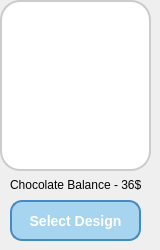
         <widget class="QWidget" name="widget_31" native="true">
          <widget class="QLabel" name="label_103">
           <property name="geometry">
            <rect>
             <x>0</x>
             <y>0</y>
             <width>151</width>
             <height>171</height>
            </rect>
           </property>
           <property name="styleSheet">
            <string notr="true">border-radius: 20px; /* Bo tròn góc */
border: 2px solid #ccc; /* Viền màu xám */
background-color: white; /* Nền trắng */
</string>
           </property>
           <property name="text">
            <string/>
           </property>
          </widget>
          <widget class="QLabel" name="label_104">
           <property name="geometry">
            <rect>
             <x>10</x>
             <y>170</y>
             <width>141</width>
             <height>31</height>
            </rect>
           </property>
           <property name="styleSheet">
            <string notr="true"> font-family: &quot;Georgia&quot;</string>
           </property>
           <property name="text">
            <string>&lt;html&gt;&lt;head/&gt;&lt;body&gt;&lt;p&gt;&lt;span style=&quot; color:#040404;&quot;&gt;Chocolate Balance - 36$&lt;/span&gt;&lt;/p&gt;&lt;/body&gt;&lt;/html&gt;</string>
           </property>
          </widget>
          <widget class="QLabel" name="imagecoffee_39">
           <property name="geometry">
            <rect>
             <x>10</x>
             <y>10</y>
             <width>131</width>
             <height>151</height>
            </rect>
           </property>
           <property name="styleSheet">
            <string notr="true">border-radius: 20px;</string>
           </property>
           <property name="text">
            <string/>
           </property>
           <property name="pixmap">
            <pixmap>../images/74bc4908e5697cb42af594c4713df14c.jpg</pixmap>
           </property>
           <property name="scaledContents">
            <bool>true</bool>
           </property>
          </widget>
          <widget class="QPushButton" name="buychocolatebalance_95">
           <property name="geometry">
            <rect>
             <x>10</x>
             <y>200</y>
             <width>131</width>
             <height>41</height>
            </rect>
           </property>
           <property name="styleSheet">
            <string notr="true">QPushButton {
    background-color:rgb(167, 212, 238); /* Màu xanh nhạt chủ đạo bạn chọn */
    color: white; /* Chữ màu xanh đậm để dễ đọc trên nền nhạt */
    border-radius: 12px;
    padding: 10px;
    font-size: 14px;
    font-weight: bold;
    font-family: &quot;Georgia&quot;;
    border: 2px solid rgb(67, 139, 196); /* Viền xanh đậm hơn một chút để tạo khối */
}

QPushButton:hover {
    background-color: #A6C8FF; /* Màu đậm hơn khi di chuột vào */
    border: 2px solid #7FAFFF; /* Viền đậm hơn khi hover */
    color: white; /* Chuyển chữ sang trắng để nổi bật */
}

QPushButton:pressed {
    background-color: #7FAFFF; /* Màu đậm nhất khi nhấn giữ nút */
    border: 2px solid #4A90E2;
}</string>
           </property>
           <property name="text">
            <string>Select Design</string>
           </property>
           <property name="icon">
            <iconset>
             <normaloff>images/3507742_cart_ecommerce_grocery_iconoteka_shop_icon.png</normaloff>images/3507742_cart_ecommerce_grocery_iconoteka_shop_icon.png</iconset>
           </property>
          </widget>
         </widget>
